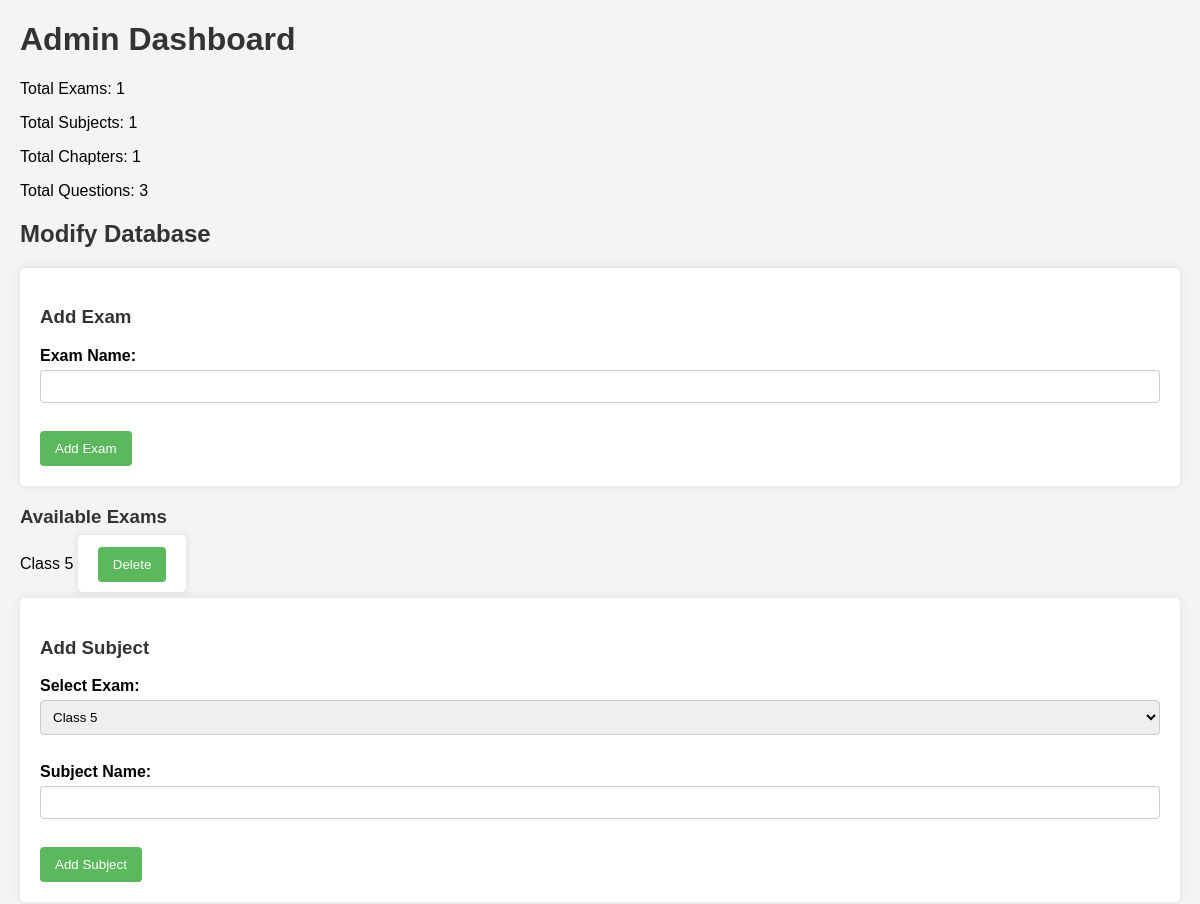
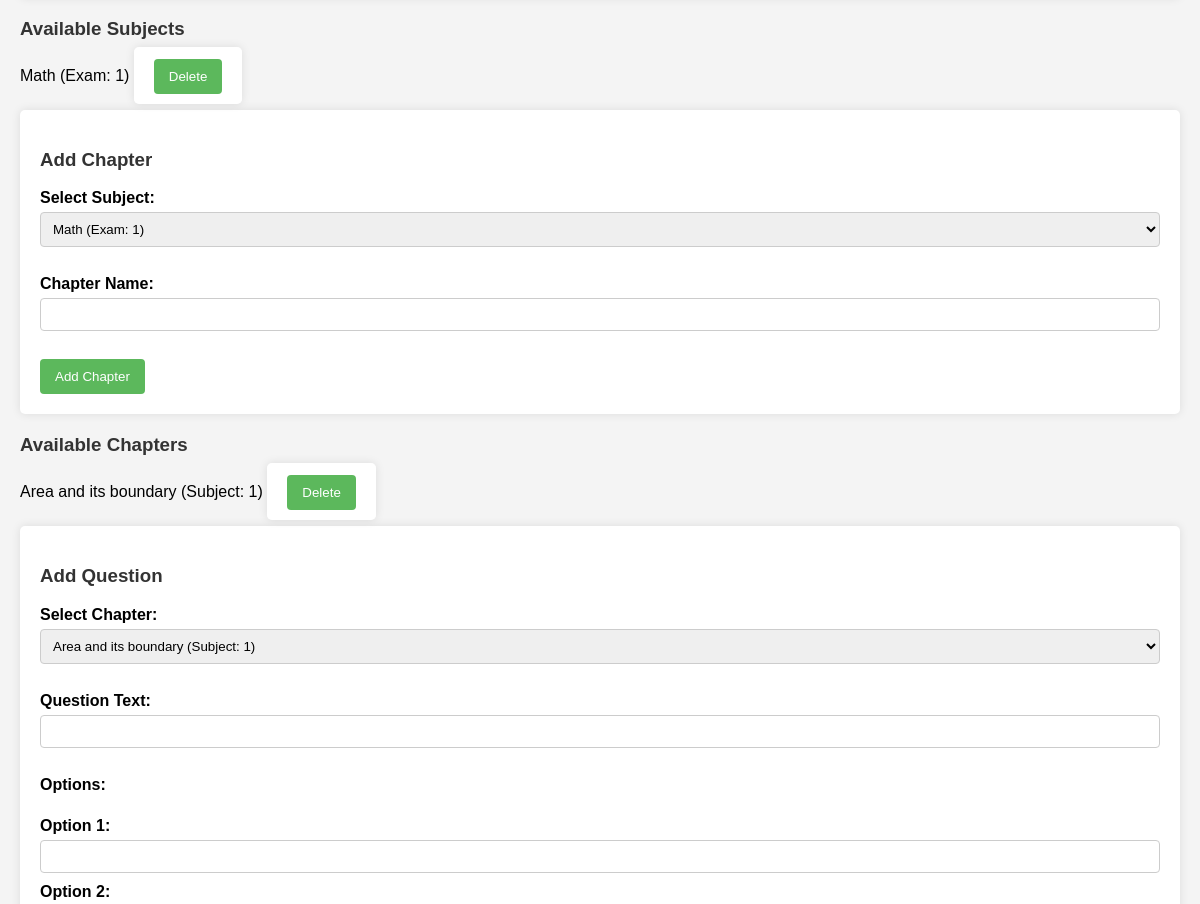
The page /admin_page_modification (signed in, upper part) on the database as committed earlier (2 pictures, top to bottom).
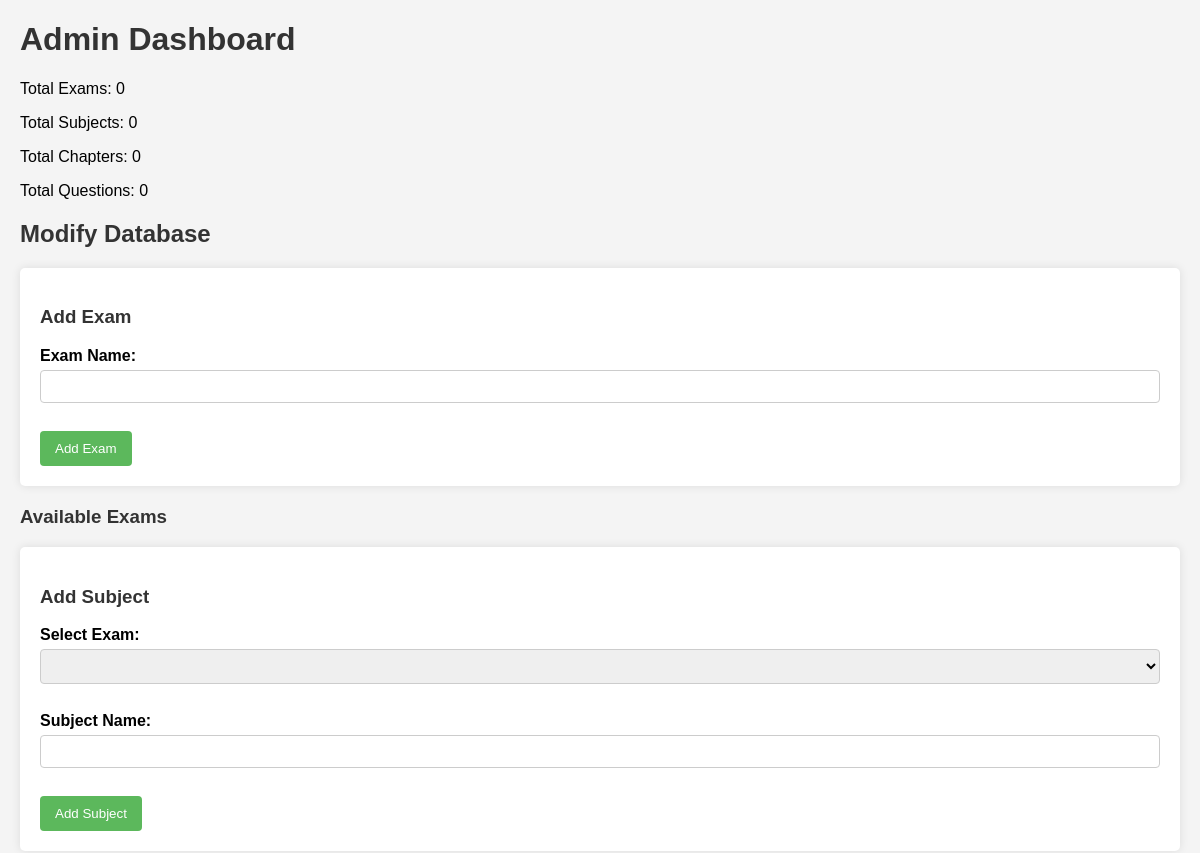
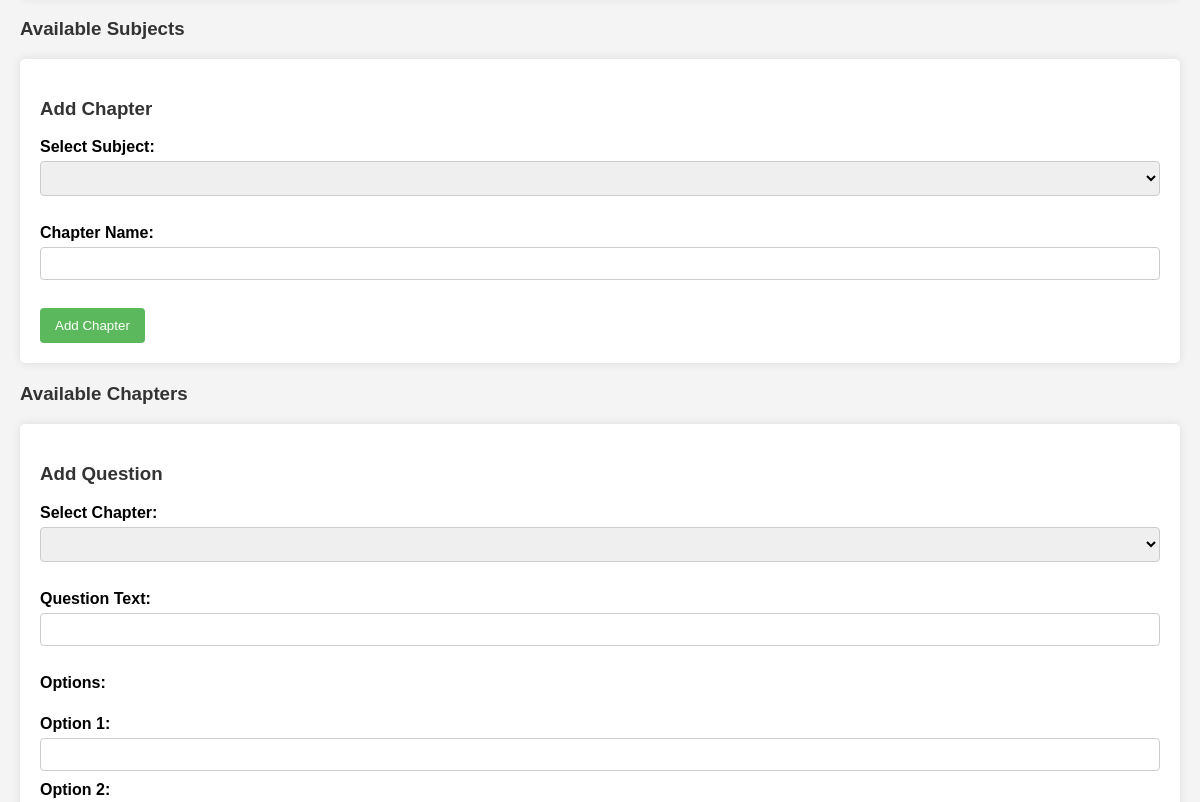
The same page on the database as committed later (2 pictures, top to bottom).
### tables this page shows
CREATE TABLE exams (
    id INTEGER PRIMARY KEY AUTOINCREMENT,
    name TEXT NOT NULL UNIQUE
);

CREATE TABLE subjects (
    id INTEGER PRIMARY KEY AUTOINCREMENT,
    name TEXT NOT NULL,
    exam_id INTEGER NOT NULL,
    FOREIGN KEY (exam_id) REFERENCES exams (id) ON DELETE CASCADE
);

CREATE TABLE chapters (
    id INTEGER PRIMARY KEY AUTOINCREMENT,
    name TEXT NOT NULL,
    subject_id INTEGER NOT NULL,
    FOREIGN KEY (subject_id) REFERENCES subjects (id) ON DELETE CASCADE
);

### app.py (the view)
@app.route('/admin_page_modification')
def admin_page_modification():
    if not session.get('admin'):
        return redirect(url_for('admin_login'))
    conn = connect_db()
    cursor = conn.cursor()
    cursor.execute("SELECT id, name FROM exams")
    exams = cursor.fetchall()
    cursor.execute("SELECT id, name, exam_id FROM subjects")
    subjects = cursor.fetchall()
    cursor.execute("SELECT id, name, subject_id FROM chapters")
    chapters = cursor.fetchall()
    cursor.execute("SELECT COUNT(*) FROM exams")
    total_exams = cursor.fetchone()[0]
    cursor.execute("SELECT COUNT(*) FROM subjects")
    total_subjects = cursor.fetchone()[0]
    cursor.execute("SELECT COUNT(*) FROM chapters")
    total_chapters = cursor.fetchone()[0]
    cursor.execute("SELECT COUNT(*) FROM questions")
    total_questions = cursor.fetchone()[0]
    conn.close()
    return render_template(
        'admin_page_modification.html',
        exams=exams, subjects=subjects, chapters=chapters,
        total_exams=total_exams, total_subjects=total_subjects,
        total_chapters=total_chapters, total_questions=total_questions
    )

### app.py (called while the page is built)
def connect_db():
    conn = sqlite3.connect(DB_NAME, check_same_thread=False)
    conn.execute("PRAGMA busy_timeout = 5000")
    return conn

### templates/admin_page_modification.html (shortened to what this page needs)
<!DOCTYPE html>
<html lang="en">
<head>
</head>
<body>
    <h1>Admin Dashboard</h1>
    <p>Total Exams: {{ total_exams }}</p>
    <p>Total Subjects: {{ total_subjects }}</p>
    <p>Total Chapters: {{ total_chapters }}</p>
    <p>Total Questions: {{ total_questions }}</p>
    <h2>Modify Database</h2>
    <form method="POST" action="/add_exam">
        <h3>Add Exam</h3>
        <label for="exam_name">Exam Name:</label>
        <input type="text" id="exam_name" name="exam_name" required><br><br>
        <button type="submit">Add Exam</button>
    </form>
    <h3>Available Exams</h3>
    <ul>
        {% for exam in exams %}
            <li>{{ exam[1] }}
                <form style="display: inline;" method="POST" action="/delete_exam">
                    <button type="submit" onclick="return confirm('Are you sure you want to delete this exam?')">Delete</button>
                </form>
            </li>
        {% endfor %}
    </ul>
    <form method="POST" action="/add_subject">
        <h3>Add Subject</h3>
        <label for="exam_id">Select Exam:</label>
        <select id="exam_id" name="exam_id" required>
            {% for exam in exams %}
                <option value="{{ exam[0] }}">{{ exam[1] }}</option>
            {% endfor %}
        </select><br><br>
        <label for="subject_name">Subject Name:</label>
        <input type="text" id="subject_name" name="subject_name" required><br><br>
        <button type="submit">Add Subject</button>
    </form>
    <h3>Available Subjects</h3>
    <ul>
        {% for subject in subjects %}
            <li>{{ subject[1] }} (Exam: {{ subject[2] }})
                <form style="display: inline;" method="POST" action="/delete_subject">
                    <button type="submit" onclick="return confirm('Are you sure you want to delete this subject?')">Delete</button>
                </form>
            </li>
        {% endfor %}
    </ul>
    <form method="POST" action="/add_chapter">
        <h3>Add Chapter</h3>
        <label for="subject_id">Select Subject:</label>
        <select id="subject_id" name="subject_id" required>
            {% for subject in subjects %}
                <option value="{{ subject[0] }}">{{ subject[1] }} (Exam: {{ subject[2] }})</option>
            {% endfor %}
        </select><br><br>
        <label for="chapter_name">Chapter Name:</label>
        <input type="text" id="chapter_name" name="chapter_name" required><br><br>
        <button type="submit">Add Chapter</button>
    </form>
    <h3>Available Chapters</h3>
    <ul>
        {% for chapter in chapters %}
            <li>{{ chapter[1] }} (Subject: {{ chapter[2] }})
                <form style="display: inline;" method="POST" action="/delete_chapter">
                    <button type="submit" onclick="return confirm('Are you sure you want to delete this chapter?')">Delete</button>
                </form>
            </li>
        {% endfor %}
    </ul>
    <form method="POST" action="/add_question">
        <h3>Add Question</h3>
        <label for="chapter_id_question">Select Chapter:</label>
        <select id="chapter_id_question" name="chapter_id_question" required>
            {% for chapter in chapters %}
                <option value="{{ chapter[0] }}">{{ chapter[1] }} (Subject: {{ chapter[2] }})</option>
            {% endfor %}
        </select><br><br>
        <label for="question_text">Question Text:</label>
        <input type="text" id="question_text" name="question_text" required><br><br>
        <label>Options:</label><br>
        <label for="option1">Option 1:</label>
        <input type="text" id="option1" name="option1" required><br>
        <label for="option2">Option 2:</label>
        <input type="text" id="option2" name="option2" required><br>
        <input type="text" id="option3" name="option3" required><br>
        <input type="text" id="option4" name="option4" required><br><br>
        <br><br>
    </form>
</body>
</html>

### templates/admin_page_modification.html (style rules this page uses)
body { font-family: Arial, sans-serif; margin: 20px; background-color: #f4f4f4; }
h1, h2, h3 { color: #333; }
form { background-color: #fff; padding: 20px; border-radius: 5px; box-shadow: 0 0 10px rgba(0, 0, 0, 0.1); margin-bottom: 20px; }
label { display: block; margin-bottom: 5px; font-weight: bold; }
input[type="text"], select { width: 100%; padding: 8px; margin-bottom: 10px; border: 1px solid #ccc; border-radius: 4px; box-sizing: border-box; }
button { background-color: #5cb85c; color: white; padding: 10px 15px; border: none; border-radius: 4px; cursor: pointer; }

Rows that differ between the two databases and show on the page:
removed exams: name "Class 5"
removed subjects: name "Math", exam "1"
removed chapters: name "Area and its boundary", subject "1"
Other text that changed with them:
{{ total_exams }}: "1" → "0"
{{ total_subjects }}: "1" → "0"
{{ total_chapters }}: "1" → "0"
{{ total_questions }}: "3" → "0"
form field exam_id: "Class 5" → (not shown)
form field subject_id: "Math (Exam: 1)" → (not shown)
form field chapter_id_question: "Area and its boundary (Subject: 1)" → (not shown)
